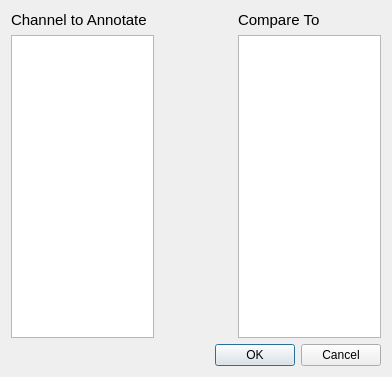
<?xml version="1.0" encoding="UTF-8"?>
<ui version="4.0">
 <class>Dialog</class>
 <widget class="QDialog" name="Dialog">
  <property name="geometry">
   <rect>
    <x>0</x>
    <y>0</y>
    <width>392</width>
    <height>377</height>
   </rect>
  </property>
  <property name="font">
   <font>
    <family>Arial</family>
    <pointsize>11</pointsize>
   </font>
  </property>
  <property name="windowTitle">
   <string>Select Channels</string>
  </property>
  <layout class="QGridLayout" name="gridLayout" columnstretch="2,1,2">
   <item row="1" column="0">
    <widget class="QListWidget" name="listWidget"/>
   </item>
   <item row="0" column="0">
    <widget class="QLabel" name="label">
     <property name="text">
      <string>Channel to Annotate</string>
     </property>
    </widget>
   </item>
   <item row="0" column="2">
    <widget class="QLabel" name="label_2">
     <property name="text">
      <string>Compare To</string>
     </property>
    </widget>
   </item>
   <item row="2" column="0" colspan="3">
    <widget class="QDialogButtonBox" name="buttonBox">
     <property name="font">
      <font>
       <family>Arial</family>
       <pointsize>9</pointsize>
      </font>
     </property>
     <property name="orientation">
      <enum>Qt::Horizontal</enum>
     </property>
     <property name="standardButtons">
      <set>QDialogButtonBox::Cancel|QDialogButtonBox::Ok</set>
     </property>
    </widget>
   </item>
   <item row="1" column="2">
    <widget class="QListWidget" name="listWidget_2"/>
   </item>
   <item row="1" column="1">
    <spacer name="horizontalSpacer">
     <property name="orientation">
      <enum>Qt::Horizontal</enum>
     </property>
     <property name="sizeHint" stdset="0">
      <size>
       <width>40</width>
       <height>20</height>
      </size>
     </property>
    </spacer>
   </item>
  </layout>
 </widget>
 <resources/>
 <connections>
  <connection>
   <sender>buttonBox</sender>
   <signal>accepted()</signal>
   <receiver>Dialog</receiver>
   <slot>accept()</slot>
   <hints>
    <hint type="sourcelabel">
     <x>248</x>
     <y>254</y>
    </hint>
    <hint type="destinationlabel">
     <x>157</x>
     <y>274</y>
    </hint>
   </hints>
  </connection>
  <connection>
   <sender>buttonBox</sender>
   <signal>rejected()</signal>
   <receiver>Dialog</receiver>
   <slot>reject()</slot>
   <hints>
    <hint type="sourcelabel">
     <x>316</x>
     <y>260</y>
    </hint>
    <hint type="destinationlabel">
     <x>286</x>
     <y>274</y>
    </hint>
   </hints>
  </connection>
 </connections>
</ui>
